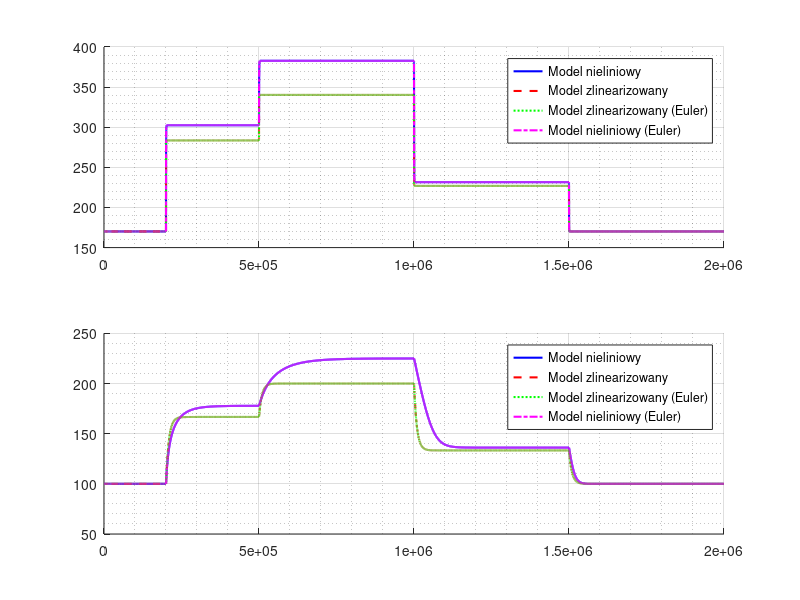

The MATLAB source for this figure:
%% Porównanie modelu nieliniowego i zlinearizowanego
clear; clc;

Tend = 2e6;

% Uwaga:
% Można zauważyć, że jakość dopasowania modelu zlinearyzowanego do
% nieliniowego nie zależy osobno od F1 i Fd, ale od ich sumy F1+Fd.
% Jest to zresztą zgodne z fizyką zagadnienia.
% Przybliżenie działa w miarę sensownie o ile wychylenie od 
% sumy (z punktu linearyzacji-równowagi) nie przekracza +/-20%.


%% ---------------------------------------------------------------
% Linearyzacja modelu nieliniowego

% Punkt linearyzacji (punkt równowagi):
Fin_point = 200; % (F1_point)
Fd_point = 100;
h1_point = ( 1/23 * (Fin_point + Fd_point) )^2;
h2_point = ( 1/30 * (Fin_point + Fd_point) )^2;

A = zeros(2,2);
A(1,1) = -1.42857142857143*(Fin_point + Fd_point - 23*sqrt(h1_point))/h1_point^2 - 16.4285714285714/h1_point^(3/2);
A(1,2) = 0;
A(2,1) = 8.51851851851852/(sqrt(h1_point)*h2_point^2);
A(2,2) = -1.48148148148148*(23*sqrt(h1_point) - 30*sqrt(h2_point))/h2_point^3 - 11.1111111111111/h2_point^(5/2);

B = zeros(2,2);
B(1,1) = 1.42857142857143/h1_point;
B(1,2) = 1.42857142857143/h1_point;
B(2,1) = 0;
B(2,2) = 0;


%% ---------------------------------------------------------------
% Symulacja modeli nieliniowego i zlinearizowanego

% Wychylenia od punktu równowagi:
dF1 = @(t) 100*(t>= 2e5) - 100*(t >= 1e6);
dFD = @(t) 50*(t >= 5e5) - 50*(t >= 1.5e6);

% Nieliniowy model dynamiczny
h0 = [ h1_point ; h2_point ];
F1 = @(t) Fin_point + dF1(t);
FD = @(t) Fd_point + dFD(t);

fNonlinear = @(t,h) [ ...
    ( F1(t) + FD(t) - 23 * sqrt(h(1))) / (0.7 * h(1)) ; ...
    ( 23 * sqrt(h(1)) - 30 * sqrt(h(2))) / (1.35 * h(2)^2) ...
];

[tn,hn] = ode45(fNonlinear, [0, Tend], h0, odeset('RelTol',1e-6));

% Zlinearizowany model dynamiczny

% h1 = h1_point + dh1
% h2 = h2_point + dh2
% F1 = F1_point + dF1
% FD = FD_point + dFD

dh0 = [0; 0];
fLinear = @(t,dh) A*dh + B*[dF1(t); dFD(t)];
[tl, dhl] = ode45(fLinear, [0, Tend], dh0, odeset('RelTol',1e-6));
hl = dhl + [h1_point, h2_point];

%% ---------------------------------------------------------------
% Metoda Eulera
% Model dyskretny z próbkowaniem co 100sek dobrze przybliża model rzeczywisty.

Ts = 100;
te = 0:Ts:Tend;

hne = zeros(2, length(te));
hne(:,1) = h0;
for k = 1:length(te)-1
    hne(:,k+1) = hne(:,k) + ( fNonlinear(te(k), hne(:,k)) ) * Ts;
end

hle = zeros(2, length(te));
hle(:,1) = h0;
for k = 1:length(te)-1
    hle(:,k+1) = hle(:,k) + ( A*(hle(:,k) - h0) + B*([F1(te(k)); FD(te(k))] - [Fin_point; Fd_point]) ) * Ts;
end


% Rysowanie wyników
figure(1);
subplot(2,1,1);
hold on;
plot(tn, hn(:,1), 'b', 'LineWidth', 1.5); 
plot(tl, hl(:,1), 'r--', 'LineWidth', 1.5);
plot(te, hle(1,:), 'g:', 'LineWidth', 1.5);
plot(te, hne(1,:), 'm-.', 'LineWidth', 1.5);
legend('Model nieliniowy', 'Model zlinearizowany', 'Model zlinearizowany (Euler)', 'Model nieliniowy (Euler)', 'Location', 'northeast');
grid on
grid minor
subplot(2,1,2);
hold on;
plot(tn, hn(:,2), 'b', 'LineWidth', 1.5); 
plot(tl, hl(:,2), 'r--', 'LineWidth', 1.5);
plot(te, hle(2,:), 'g:', 'LineWidth', 1.5);
plot(te, hne(2,:), 'm-.', 'LineWidth', 1.5);
legend('Model nieliniowy', 'Model zlinearizowany', 'Model zlinearizowany (Euler)', 'Model nieliniowy (Euler)', 'Location', 'northeast');
grid on;
grid minor
